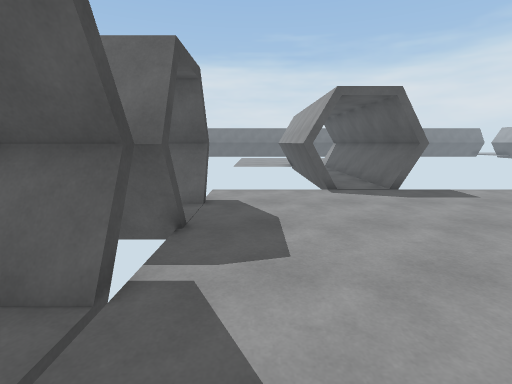
View 1 (above)

17 first-person views from a walk through a Unity game level. The camera is 1.5 m above the floor, tilts 10° down and sees 85° across. The floor is counted in squares, 1 m on a side. Each view is taken from the middle of a square. On the plan, view 1 faces up. The plan holds only what a view shows up to about 14 squares ahead; the rest is blank. The place goes on beyond the plan.

View 2
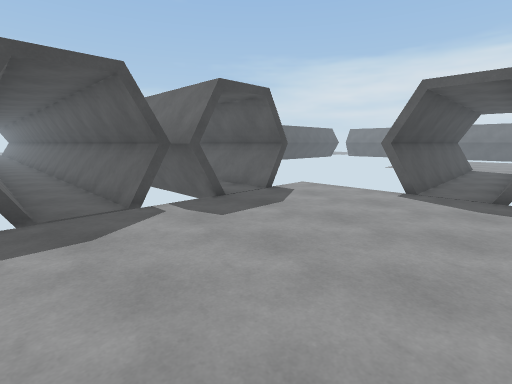

View 3
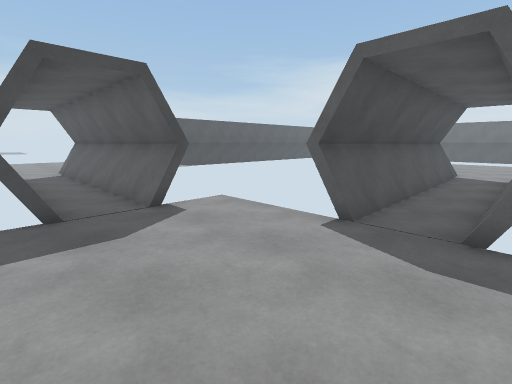

View 4
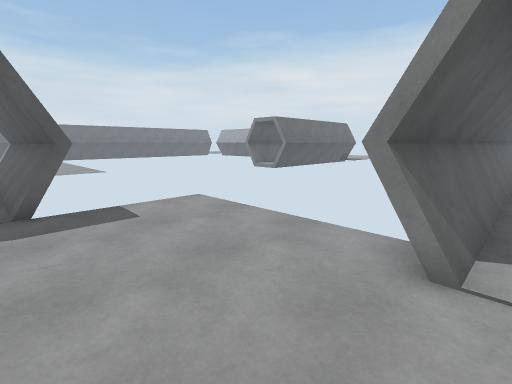

View 5
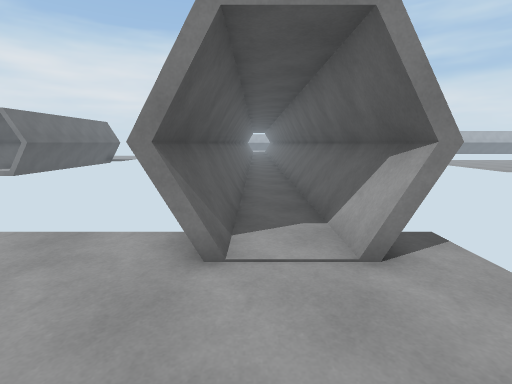

View 6
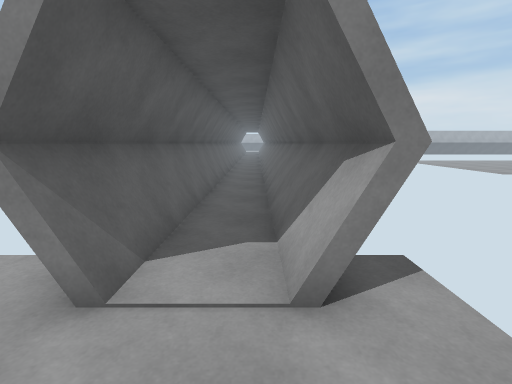

View 7
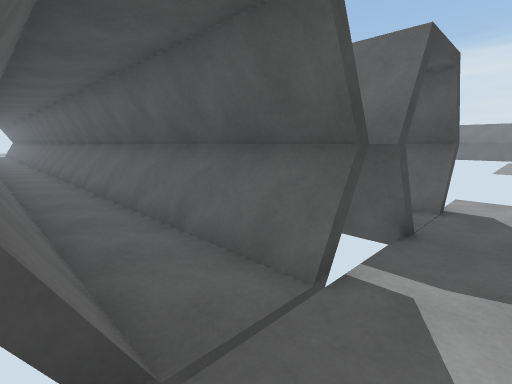

View 8
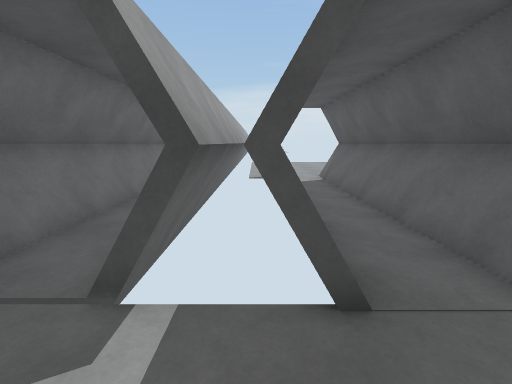

View 9
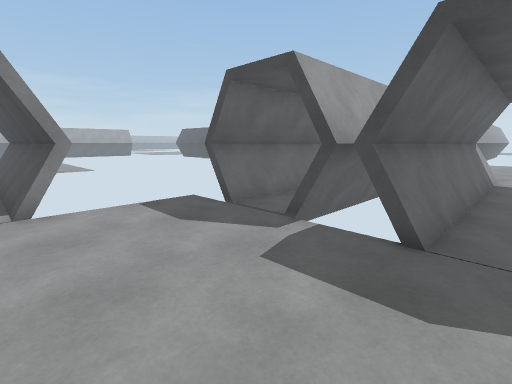

View 10
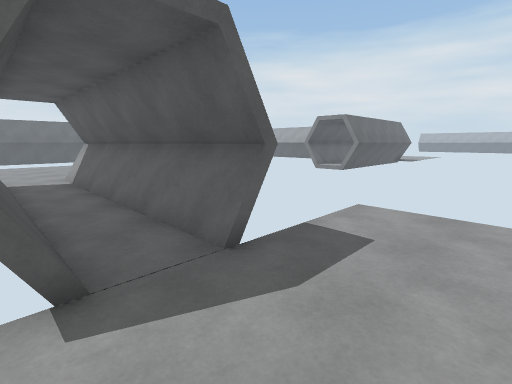

View 11
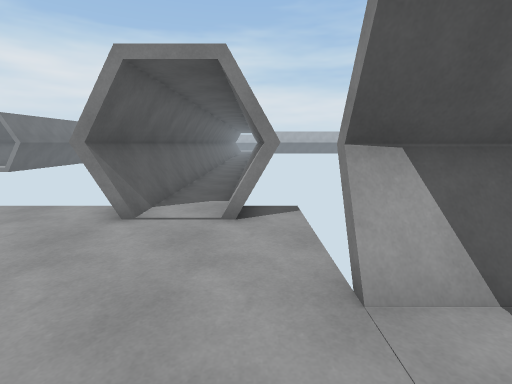

View 12
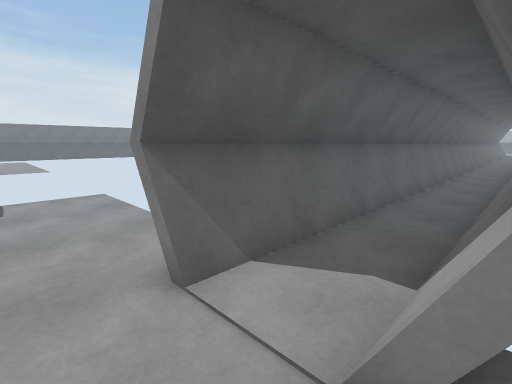

View 13
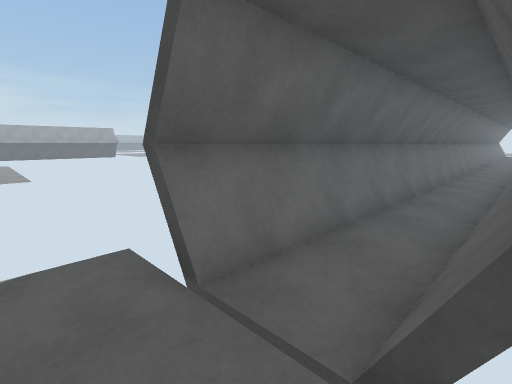

View 14
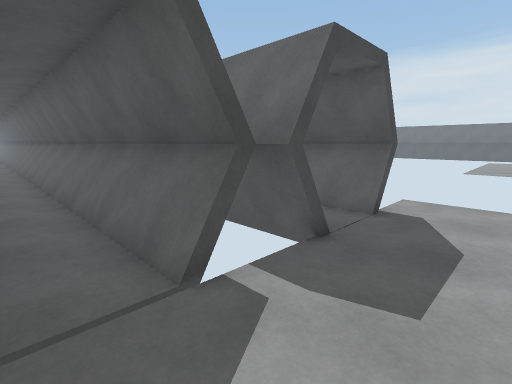

View 15
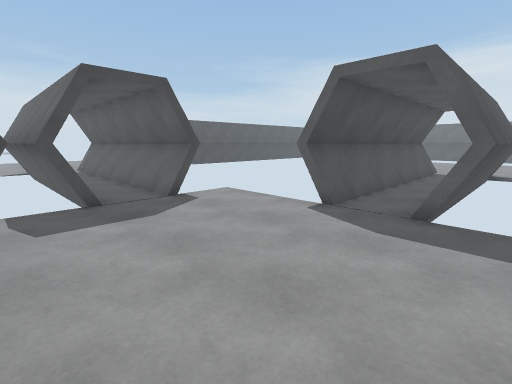

View 16
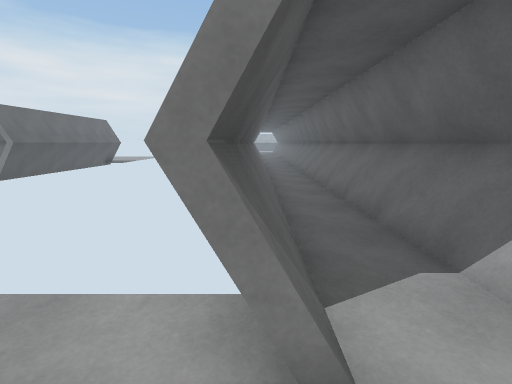

View 17
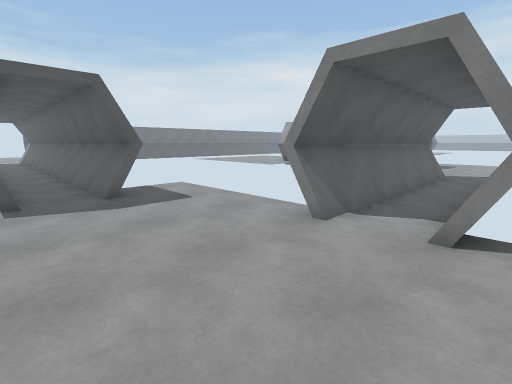

### Floor plan
Key: @ floor where view 1 was taken; # wall or solid block; . floor; = window, fence, low wall or low ledge.
Columns run from 18 left of view 1 to 23 right of it. Each row starts with its distance up from view 1.
 24                      ..
 23                      ...
 22                      ...
 21    ..#               ...
 20    ..#               ...
 19    ..#           .. #..#
 18    ..#           .. #..#
 17    ..#              #..#
 16    ..#              #..#
 15    ..#              #..#
 14   #..#              #..#             ##
 13    ..#..            #..#
 12   ......            #..#
 11   ......            #..#
 10   ......            #..#
  9   ......            #..##
  8   .....###########.........
  7   .....###########.........
  6   .........................
  5    ....==========..........
  4   . ...##########..........
  3  ################.........################
  2 ..........................................
  1 ..........................................
  0  ################.@......##############
 -1                 #   #..###
 -2                     #..#

Positions as (right, up) in squares from view 1, and headings:
1: (0, 0), facing up
2: (5, 0), facing up-left
3: (5, 4), facing up-left
4: (4, 2), facing up-right
5: (4, 2), facing right
6: (5, 1), facing right
7: (0, 0), facing up-left
8: (1, 4), facing left
9: (3, 6), facing down-left
10: (2, 6), facing up-right
11: (2, 0), facing right
12: (6, 0), facing up-right
13: (0, 3), facing down-left
14: (1, 1), facing up-left
15: (6, 3), facing up-left
16: (6, 3), facing right
17: (-16, 4), facing up-right
